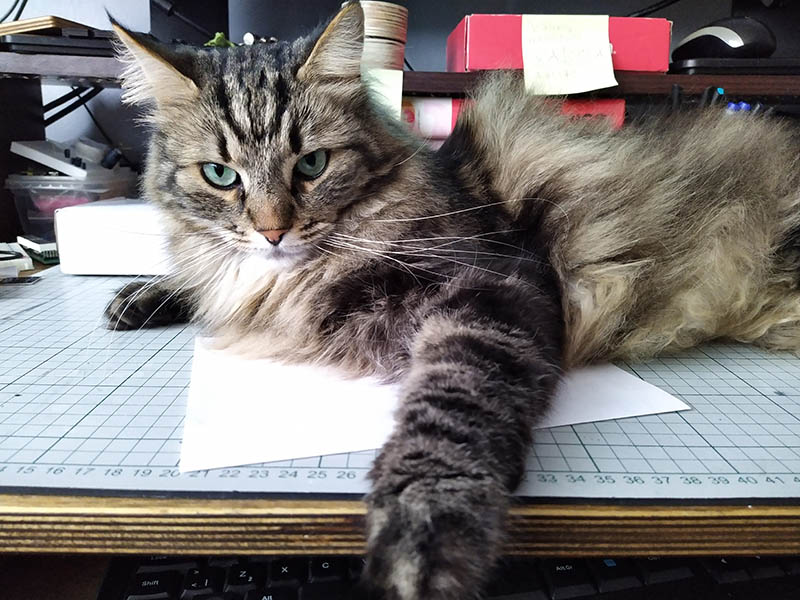
#> input picture images/cat.jpg, 800 x 600 px
$ python 8_edge_detection.py
#> lines starting #> are read from the running program, lines starting #| are printed output that depends on the picture; after the words box and inside, x2 and y2 are one past the last pixel; in counts of white or black regions, pixels touching at a corner belong together
#!/usr/bin/env python3
'''
Tauno Erik
05.05.2021
pip install opencv-contrib-python   #
pip install caer                    # https://github.com/jasmcaus/caer
pip install matplotlib

Sources:https://www.youtube.com/watch?v=oXlwWbU8l2o
        https://github.com/jasmcaus/opencv-course

'''

import os
import cv2 as cv
import numpy as np
import matplotlib.pyplot as plt

def full_path(filename):
    ''' Returns full path to file. '''
    folder = os.path.dirname(__file__) # File location
    full_path = os.path.join(folder, filename)
    return full_path

img_file = full_path('images/cat.jpg')
video_file = full_path('images/cat.mp4')

img = cv.imread(img_file)
#> img is the input picture: shape (600, 800, 3); mean B, G, R 116.2, 117.6, 122.9
gray = cv.cvtColor(img, cv.COLOR_BGR2GRAY)
#cv.imshow('Gray', gray)

blank = np.zeros(img.shape[:2], dtype='uint8')

# Edge Detection
# 1. Laplacion
lap = cv.Laplacian(gray, cv.CV_64F)
lap = np.uint8(np.absolute(lap))
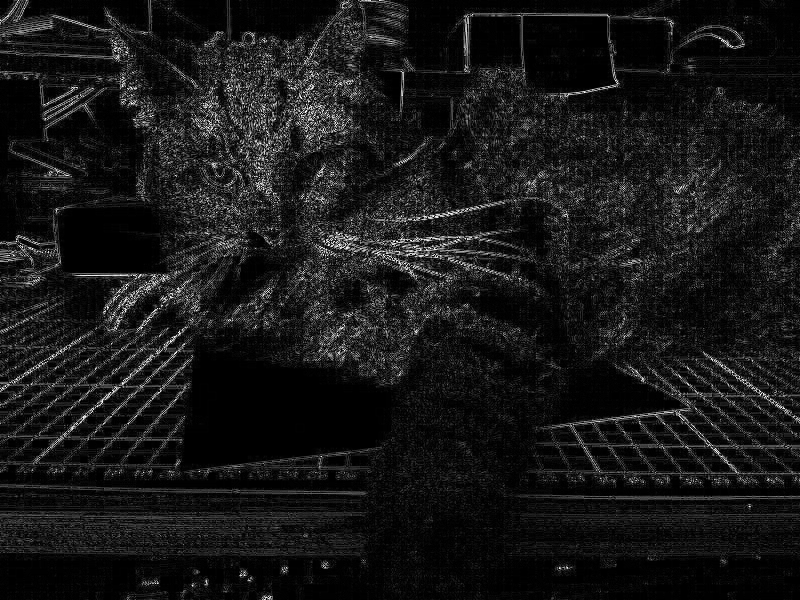
#> lap: shape (600, 800); min 0, max 255, mean 23.3
cv.imshow('Laplacion', lap)

# 2. Sobel
sobel_x = cv.Sobel(gray, cv.CV_64F, 1, 0)
sobel_y = cv.Sobel(gray, cv.CV_64F, 0, 1)
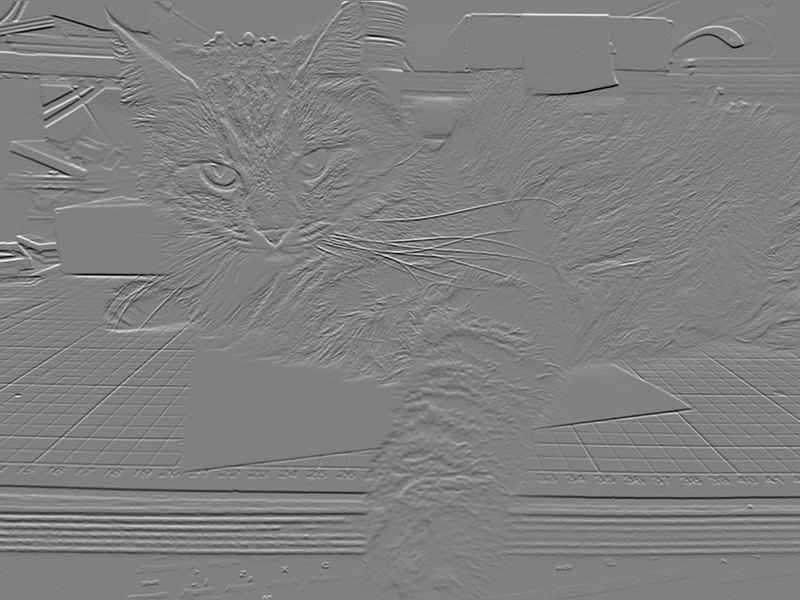
#> sobel_y: shape (600, 800) float64; min -1016, max 1001, mean -0.7; drawn with min black and max white
sobel_combined = cv.bitwise_or(sobel_x, sobel_y)
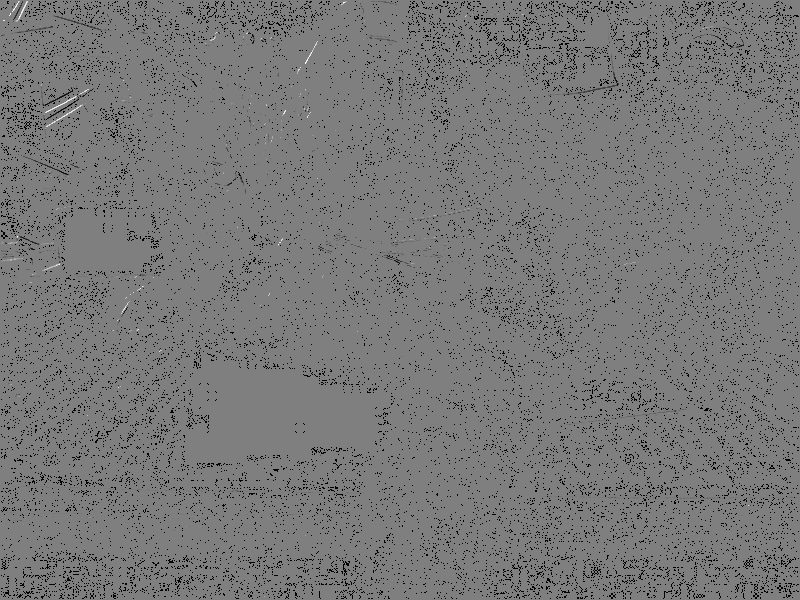
#> sobel_combined: shape (600, 800) float64; 5.01% of the values are NaN or infinite; the others: min -130944, max 130944, mean -220.7; drawn with min black, max white, NaN and infinite black
cv.imshow('Sobel x', sobel_x)
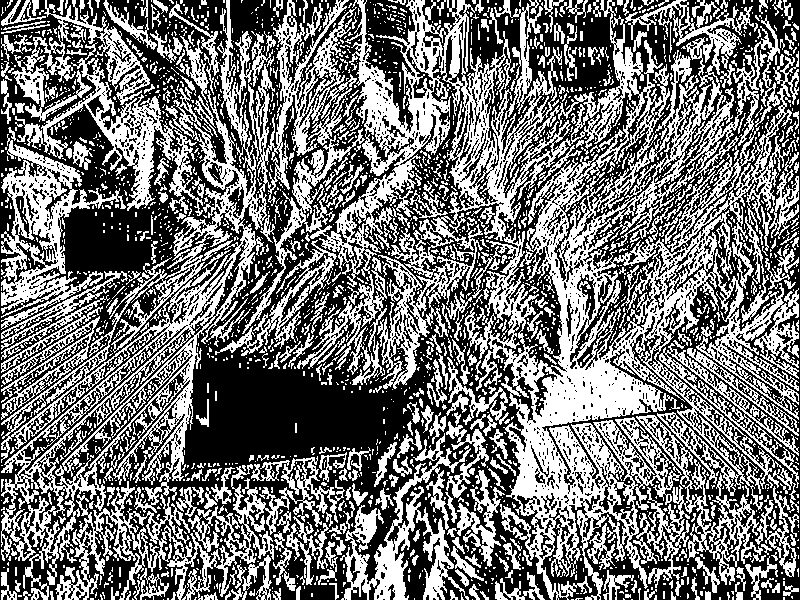
#> window 'Sobel x': shape (600, 800); 45.4% white; 2382 white regions (1958 under 20 px), largest, box (x1, y1, x2, y2) and area: (242, 0, 799, 600) 102304, (1, 0, 357, 600) 39803, (1, 134, 126, 330) 7177
cv.imshow('Sobel y', sobel_y)
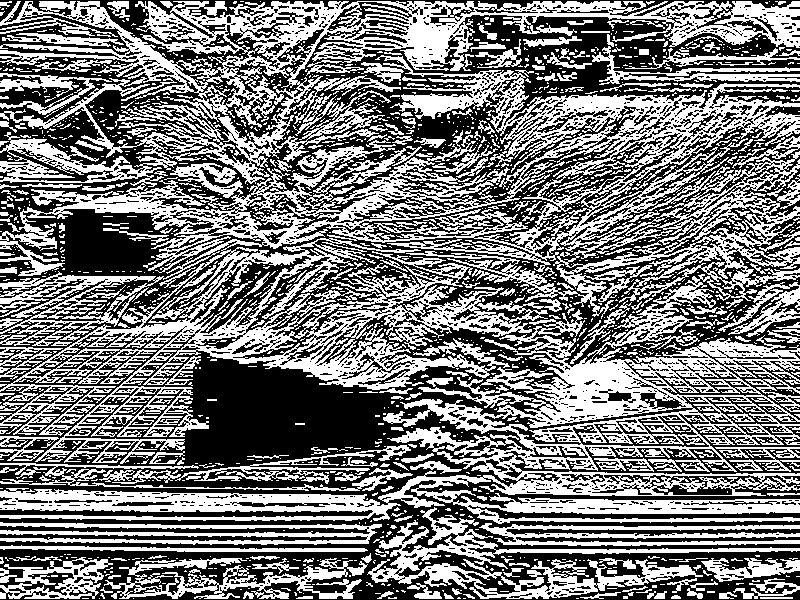
#> window 'Sobel y': shape (600, 800); 47.6% white; 1728 white regions (1428 under 20 px), largest, box (x1, y1, x2, y2) and area: (0, 1, 800, 524) 162763, (367, 507, 800, 599) 8108, (0, 522, 382, 545) 4178
cv.imshow('Sobel combined', sobel_combined)
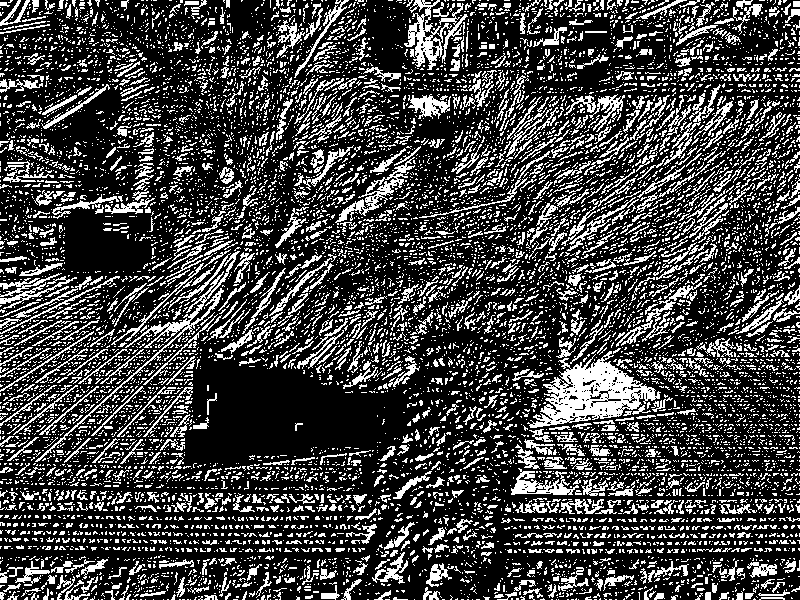
#> window 'Sobel combined': shape (600, 800); 26% white in thin lines or dots

# 3. Canny
canny = cv.Canny(gray, 150, 175)
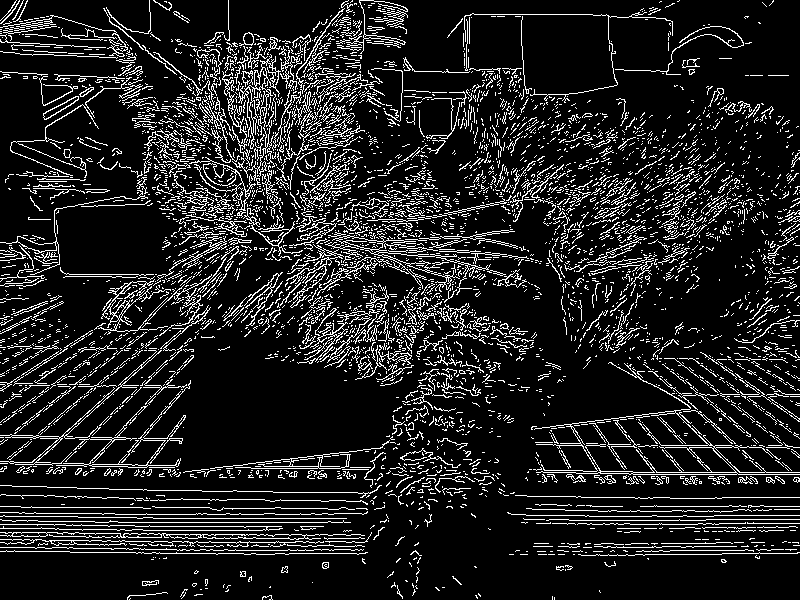
#> canny: shape (600, 800); 12.9% white in thin lines or dots
cv.imshow('Canny', canny)


####################################################################
if __name__ == "__main__":
    print("Tere!")


    cv.waitKey(0)

$ run again, with images/grupp.jpg copied over images/cat.jpg
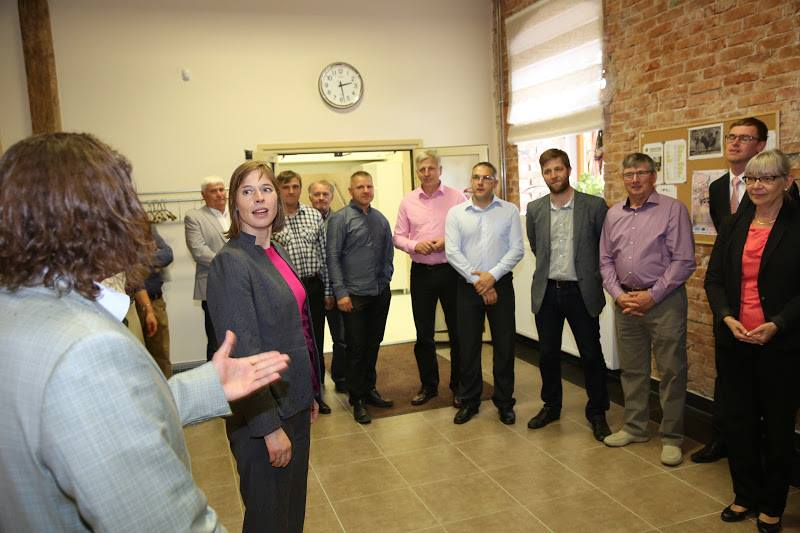
#> input picture images/grupp.jpg, 800 x 533 px
#> img is the input picture: shape (533, 800, 3); mean B, G, R 94, 117.9, 134.1
#> `cv.imshow('Sobel x', sobel_x)`:
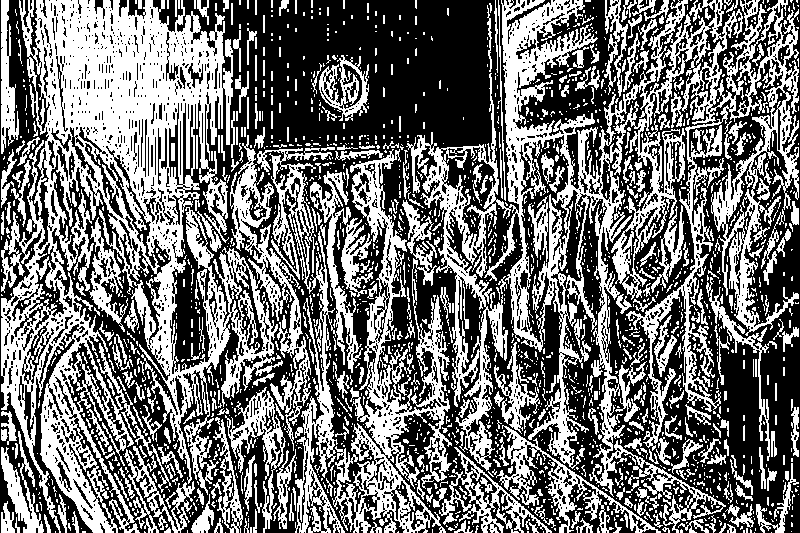
#> window 'Sobel x': shape (533, 800); 44.7% white; 2010 white regions (1631 under 20 px), largest, box (x1, y1, x2, y2) and area: (1, 0, 311, 533) 62893, (406, 0, 799, 533) 50746, (332, 149, 452, 533) 13475
#> `canny = cv.Canny(gray, 150, 175)`:
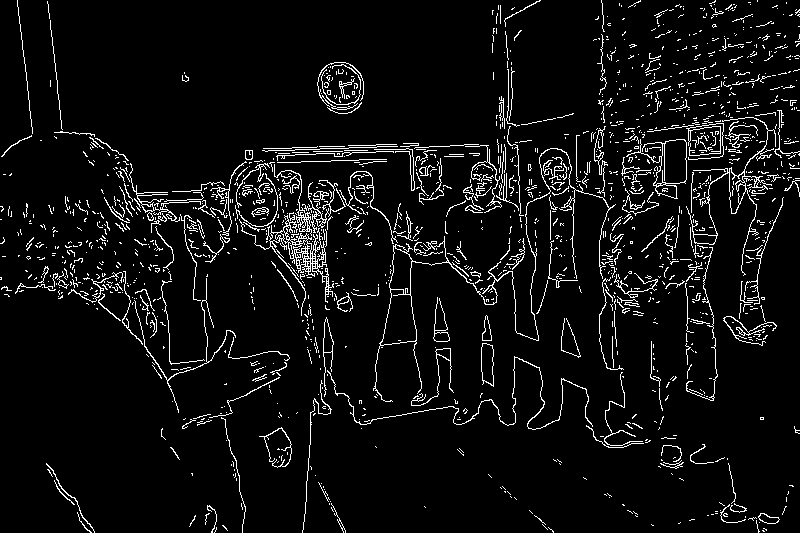
#> canny: shape (533, 800); 5.9% white in thin lines or dots

$ run again, with images/lennu1.jpg copied over images/cat.jpg
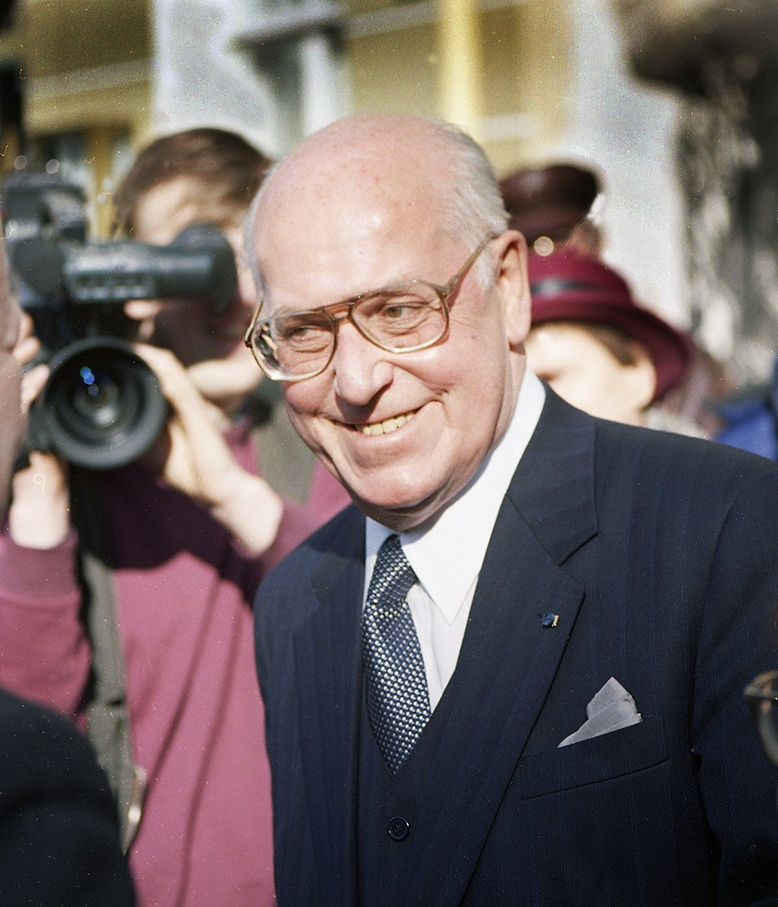
#> input picture images/lennu1.jpg, 778 x 907 px, shrunk from 1200 x 1400 before the run
#> img is the input picture: shape (907, 778, 3); mean B, G, R 99.5, 100.7, 112.8
#> `cv.imshow('Sobel x', sobel_x)`:
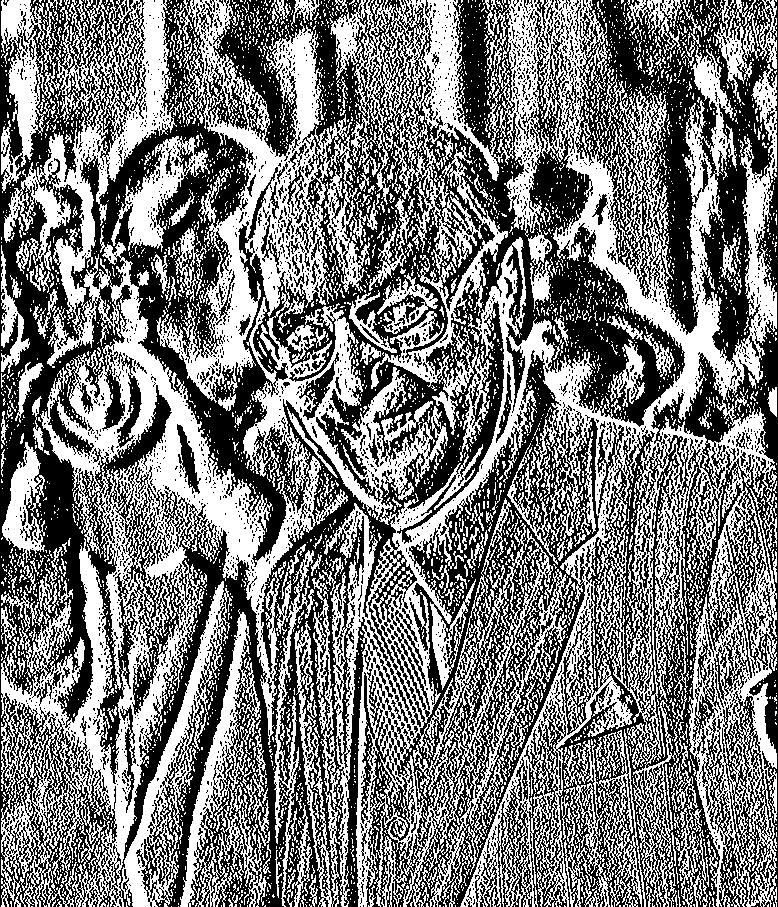
#> window 'Sobel x': shape (907, 778); 47.8% white; 4768 white regions (4377 under 20 px), largest, box (x1, y1, x2, y2) and area: (1, 0, 777, 907) 258324, (180, 609, 261, 907) 6042, (1, 0, 60, 193) 4760
#> `canny = cv.Canny(gray, 150, 175)`:
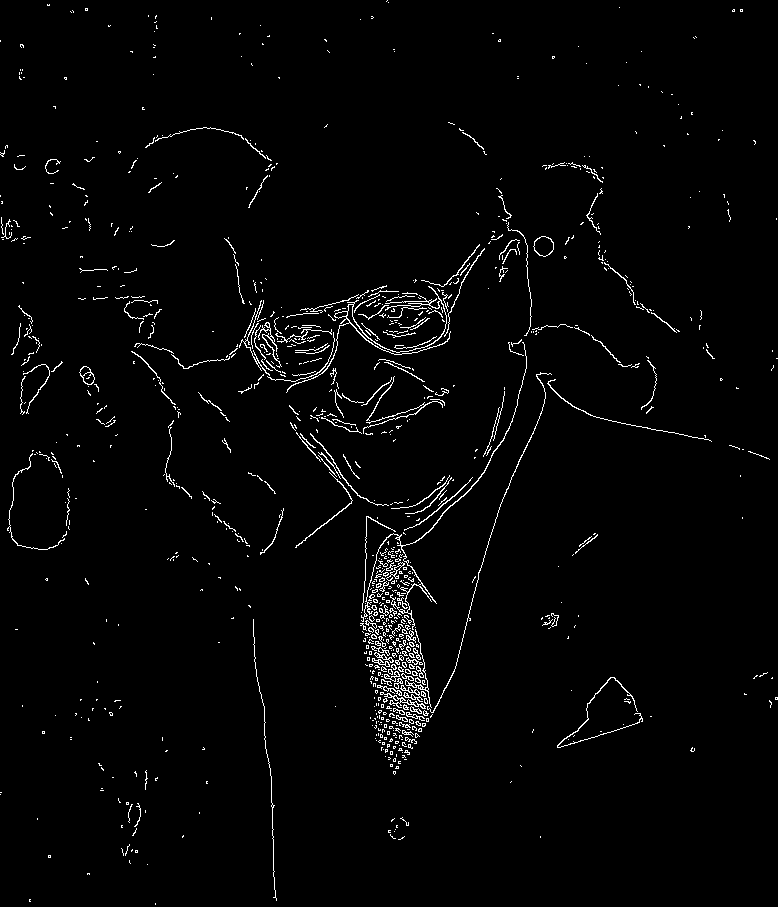
#> canny: shape (907, 778); 2.1% white in thin lines or dots
